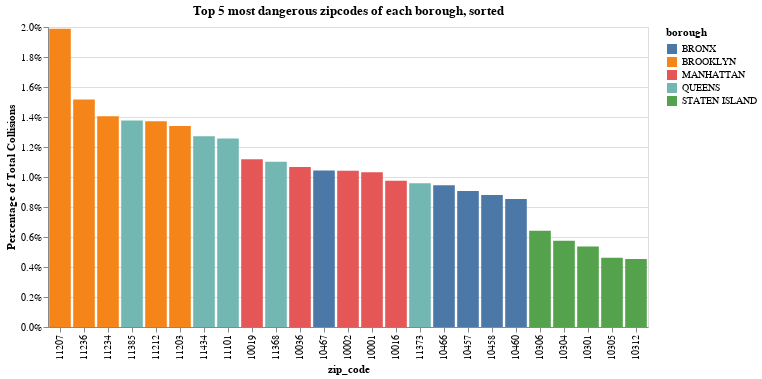

Notebook source saved alongside this figure:
### Code cell
source = data_df.groupby(['borough', 'zip_code']).size().reset_index(name='counts')
source['percentage'] = source.counts / source.counts.sum()
source = source.sort_values('percentage', ascending=False).groupby('borough').head(5)

bars = alt.Chart().mark_bar().encode(
    x=alt.X('zip_code:N', sort='-y', axis=alt.Axis(labelAngle=-90)),
    y=alt.Y('percentage:Q', axis=alt.Axis(format='%', labelAngle=-0), title="Percentage of Total Collisions"),
    color='borough',
    text='counts:Q'
)

alt.layer(bars, data=source).properties(
    height=300,
    width=600,
    title='Top 5 most dangerous zipcodes of each borough, sorted'
)

### Figure 1 — Vega-Lite specification as saved in the notebook (floating-point values rounded to 4 significant figures)
{"config": {"view": {"continuousWidth": 400, "continuousHeight": 300}}, "layer": [{"mark": "bar", "encoding": {"color": {"field": "borough", "type": "nominal"}, "text": {"field": "counts", "type": "quantitative"}, "x": {"axis": {"labelAngle": -90}, "field": "zip_code", "sort": "-y", "type": "nominal"}, "y": {"axis": {"format": "%", "labelAngle": 0}, "field": "percentage", "title": "Percentage of Total Collisions", "type": "quantitative"}}}], "data": {"name": "data-a029ea4908cee837c75eaeb5dd8ec84c"}, "height": 300, "title": "Top 5 most dangerous zipcodes of each borough, sorted", "width": 600, "$schema": "https://vega.github.io/schema/vega-lite/v4.17.0.json", "datasets": {"data-a029ea4908cee837c75eaeb5dd8ec84c": [{"borough": "BROOKLYN", "zip_code": "11207", "counts": 12163, "percentage": 0.01988}, {"borough": "BROOKLYN", "zip_code": "11236", "counts": 9279, "percentage": 0.01517}, {"borough": "BROOKLYN", "zip_code": "11234", "counts": 8596, "percentage": 0.01405}, {"borough": "QUEENS", "zip_code": "11385", "counts": 8420, "percentage": 0.01376}, {"borough": "BROOKLYN", "zip_code": "11212", "counts": 8396, "percentage": 0.01372}, {"borough": "BROOKLYN", "zip_code": "11203", "counts": 8198, "percentage": 0.0134}, {"borough": "QUEENS", "zip_code": "11434", "counts": 7782, "percentage": 0.01272}, {"borough": "QUEENS", "zip_code": "11101", "counts": 7684, "percentage": 0.01256}, {"borough": "MANHATTAN", "zip_code": "10019", "counts": 6842, "percentage": 0.01118}, {"borough": "QUEENS", "zip_code": "11368", "counts": 6736, "percentage": 0.01101}, {"borough": "MANHATTAN", "zip_code": "10036", "counts": 6530, "percentage": 0.01067}, {"borough": "BRONX", "zip_code": "10467", "counts": 6388, "percentage": 0.01044}, {"borough": "MANHATTAN", "zip_code": "10002", "counts": 6374, "percentage": 0.01042}, {"borough": "MANHATTAN", "zip_code": "10001", "counts": 6311, "percentage": 0.01031}, {"borough": "MANHATTAN", "zip_code": "10016", "counts": 5968, "percentage": 0.009754}, {"borough": "QUEENS", "zip_code": "11373", "counts": 5862, "percentage": 0.009581}, {"borough": "BRONX", "zip_code": "10466", "counts": 5786, "percentage": 0.009457}, {"borough": "BRONX", "zip_code": "10457", "counts": 5549, "percentage": 0.009069}, {"borough": "BRONX", "zip_code": "10458", "counts": 5388, "percentage": 0.008806}, {"borough": "BRONX", "zip_code": "10460", "counts": 5221, "percentage": 0.008533}, {"borough": "STATEN ISLAND", "zip_code": "10306", "counts": 3926, "percentage": 0.006417}, {"borough": "STATEN ISLAND", "zip_code": "10304", "counts": 3514, "percentage": 0.005743}, {"borough": "STATEN ISLAND", "zip_code": "10301", "counts": 3287, "percentage": 0.005372}, {"borough": "STATEN ISLAND", "zip_code": "10305", "counts": 2825, "percentage": 0.004617}, {"borough": "STATEN ISLAND", "zip_code": "10312", "counts": 2777, "percentage": 0.004539}]}}
